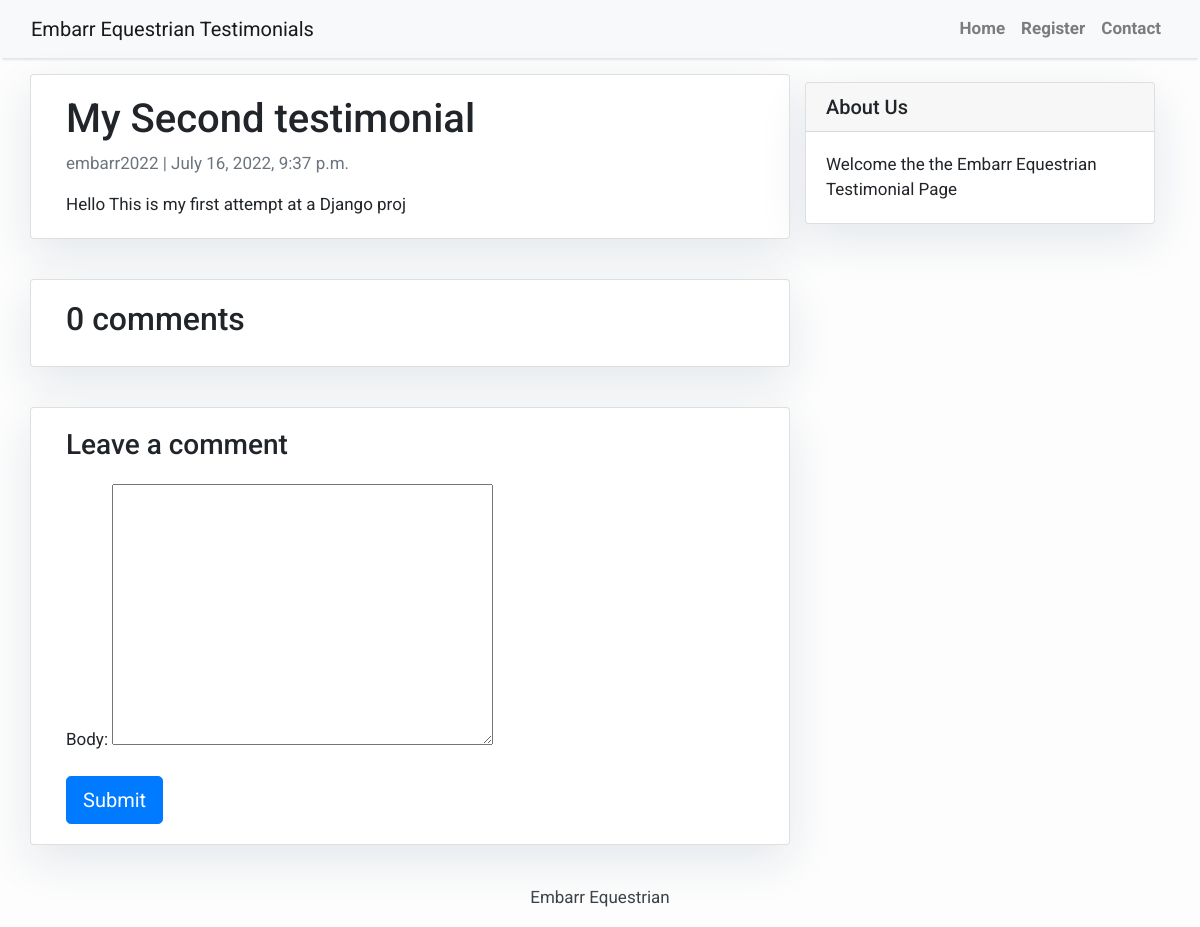
The page /my-second-testimonial/ on the database as committed earlier.
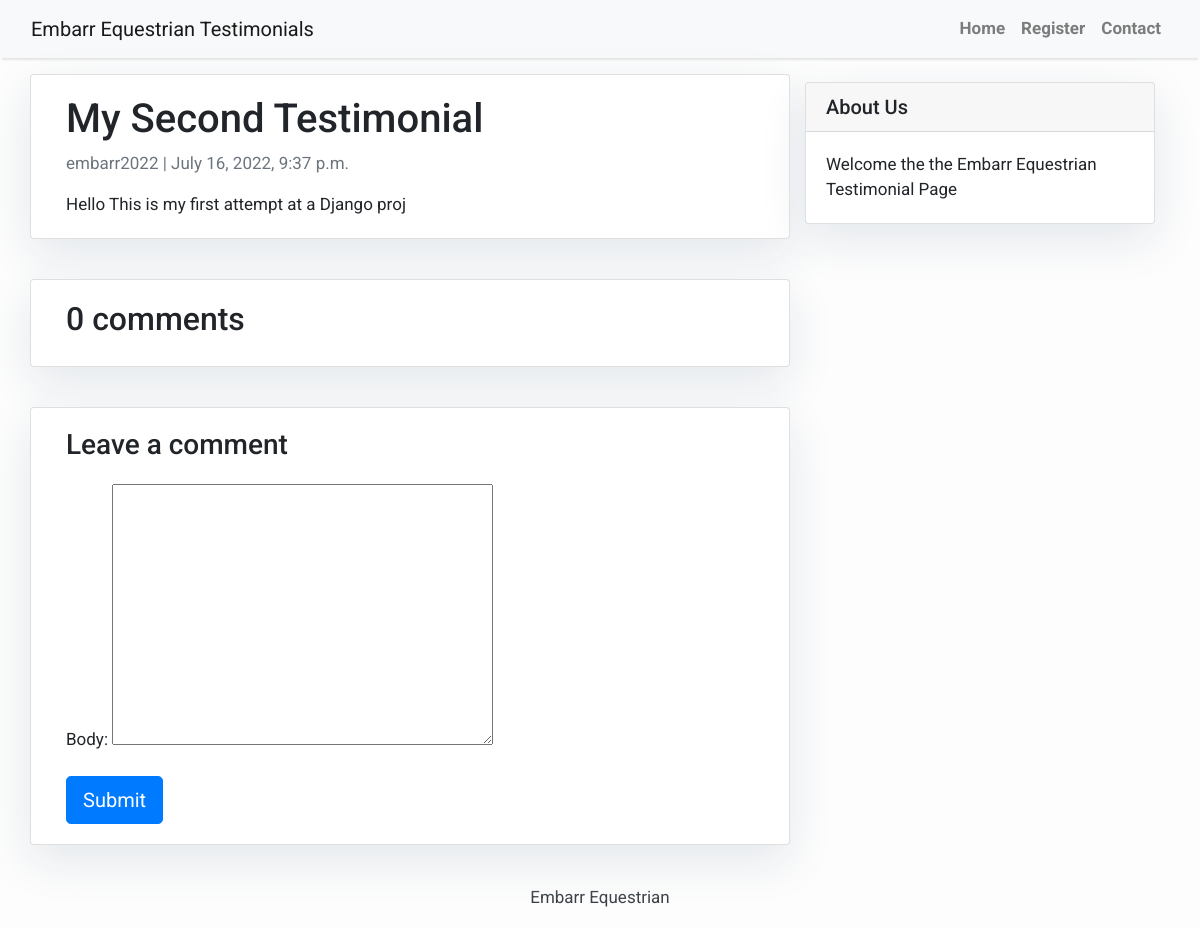
The same page on the database as committed later.
### Reviews/models.py (models this page shows, shortened)
class Post(models.Model):
    title = models.CharField(max_length=200, unique=True)
    slug = models.SlugField(max_length=200, unique=True)
    author = models.ForeignKey(User, on_delete= models.CASCADE,related_name='test_posts')
    updated_on = models.DateTimeField(auto_now= True)
    content = models.TextField()
    created_on = models.DateTimeField(auto_now_add=True)
    status = models.IntegerField(choices=STATUS, default=0)
    likes = models.ManyToManyField(
        User, related_name='post_like', blank=True)
    class Meta:
        ordering = ['-created_on']
    likes = models.ManyToManyField(
        User, related_name='testpost_like', blank=True)
    class Meta:
        ordering = ["-created_on"]

### Reviews/views.py (the view)
# urls.py: path('<slug:slug>/', views.post_detail, name='post_detail')
def post_detail(request, slug):
    template_name = 'post_detail.html'
    post = get_object_or_404(Post, slug=slug)
    comments = post.comments.filter(active=True)
    new_comment = None
    if request.method == 'POST':
        comment_form = CommentForm(data=request.POST)
        if comment_form.is_valid():
            new_comment = comment_form.save(commit=False)
            new_comment.post = post
            new_comment.save()
    else:
        comment_form = CommentForm()
    return render(request, template_name, {'post': post,
                                           'comments': comments,
                                           'new_comment': new_comment,
                                           'comment_form': comment_form})

### Reviews/forms.py
class CommentForm(forms.ModelForm):
    class Meta:
        model = Comment
        fields = ('body',)

### templates/post_detail.html (shortened to what this page needs)
{% extends 'base.html' %} {% block content %}
<div class="container">
  <div class="row">
    <div class="col-md-8 card mb-4  mt-3 left  top">
      <div class="card-body">
        <h1>{% block title %} {{ post.title }} {% endblock title %}</h1>
        <p class=" text-muted">{{ post.author }} | {{ post.created_on }}</p>
        <p class="card-text ">{{ post.content | safe }}</p>
      </div>
    </div>
    {% block sidebar %} {% include 'sidebar.html' %} {% endblock sidebar %}
    <div class="col-md-8 card mb-4  mt-3 ">
      <div class="card-body">
        <h2>{{ comments.count }} comments</h2>
      </div>
    </div>
    <div class="col-md-8 card mb-4  mt-3 ">
      <div class="card-body">
        {% if new_comment %}
        <div class="alert alert-success" role="alert">
          Your comment is awaiting moderation
        </div>
        {% else %}
        <h3>Leave a comment</h3>
        <form method="post" style="margin-top: 1.3em;">
          {{ comment_form.as_p }}
          <button type="submit" class="btn btn-primary  btn-lg">Submit</button>
        </form>
        {% endif %}
      </div>
    </div>
  </div>
</div>
{% endblock content %}

Rows that differ between the two databases and show on the page:
changed Post "Hello This is my first attempt at a Django proj": title "My Second testimonial" → "My Second Testimonial"
